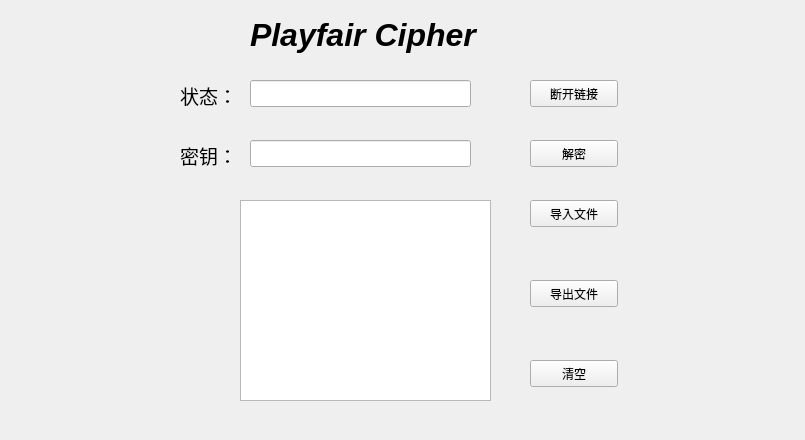
<?xml version="1.0" encoding="UTF-8"?>
<ui version="4.0">
 <class>Playfair_jia</class>
 <widget class="QWidget" name="Playfair_jia">
  <property name="geometry">
   <rect>
    <x>0</x>
    <y>0</y>
    <width>805</width>
    <height>440</height>
   </rect>
  </property>
  <property name="windowTitle">
   <string>Form</string>
  </property>
  <widget class="QLineEdit" name="condition">
   <property name="geometry">
    <rect>
     <x>250</x>
     <y>80</y>
     <width>221</width>
     <height>27</height>
    </rect>
   </property>
  </widget>
  <widget class="QPushButton" name="outFile">
   <property name="geometry">
    <rect>
     <x>530</x>
     <y>280</y>
     <width>88</width>
     <height>27</height>
    </rect>
   </property>
   <property name="text">
    <string>导出文件</string>
   </property>
  </widget>
  <widget class="QTextEdit" name="ciphertext">
   <property name="geometry">
    <rect>
     <x>240</x>
     <y>200</y>
     <width>251</width>
     <height>201</height>
    </rect>
   </property>
   <property name="styleSheet">
    <string notr="true">font: 13pt &quot;Cantarell&quot;;</string>
   </property>
  </widget>
  <widget class="QPushButton" name="inFile">
   <property name="geometry">
    <rect>
     <x>530</x>
     <y>200</y>
     <width>88</width>
     <height>27</height>
    </rect>
   </property>
   <property name="text">
    <string>导入文件</string>
   </property>
  </widget>
  <widget class="QPushButton" name="decrption">
   <property name="geometry">
    <rect>
     <x>530</x>
     <y>140</y>
     <width>88</width>
     <height>27</height>
    </rect>
   </property>
   <property name="text">
    <string>解密</string>
   </property>
  </widget>
  <widget class="QLineEdit" name="keyword">
   <property name="geometry">
    <rect>
     <x>250</x>
     <y>140</y>
     <width>221</width>
     <height>27</height>
    </rect>
   </property>
  </widget>
  <widget class="QPushButton" name="zero">
   <property name="geometry">
    <rect>
     <x>530</x>
     <y>360</y>
     <width>88</width>
     <height>27</height>
    </rect>
   </property>
   <property name="text">
    <string>清空</string>
   </property>
  </widget>
  <widget class="QLabel" name="label_2">
   <property name="geometry">
    <rect>
     <x>180</x>
     <y>80</y>
     <width>61</width>
     <height>31</height>
    </rect>
   </property>
   <property name="text">
    <string>&lt;html&gt;&lt;head/&gt;&lt;body&gt;&lt;p&gt;&lt;span style=&quot; font-size:14pt;&quot;&gt;状态：&lt;/span&gt;&lt;/p&gt;&lt;/body&gt;&lt;/html&gt;</string>
   </property>
  </widget>
  <widget class="QLabel" name="label_3">
   <property name="geometry">
    <rect>
     <x>180</x>
     <y>140</y>
     <width>67</width>
     <height>31</height>
    </rect>
   </property>
   <property name="text">
    <string>&lt;html&gt;&lt;head/&gt;&lt;body&gt;&lt;p&gt;&lt;span style=&quot; font-size:14pt;&quot;&gt;密钥：&lt;/span&gt;&lt;/p&gt;&lt;/body&gt;&lt;/html&gt;</string>
   </property>
  </widget>
  <widget class="QLabel" name="label">
   <property name="geometry">
    <rect>
     <x>250</x>
     <y>10</y>
     <width>251</width>
     <height>51</height>
    </rect>
   </property>
   <property name="text">
    <string>&lt;html&gt;&lt;head/&gt;&lt;body&gt;&lt;p&gt;&lt;span style=&quot; font-size:24pt; font-weight:600; font-style:italic;&quot;&gt;Playfair Cipher&lt;/span&gt;&lt;/p&gt;&lt;/body&gt;&lt;/html&gt;</string>
   </property>
  </widget>
  <widget class="QPushButton" name="cut">
   <property name="geometry">
    <rect>
     <x>530</x>
     <y>80</y>
     <width>88</width>
     <height>27</height>
    </rect>
   </property>
   <property name="text">
    <string>断开链接</string>
   </property>
  </widget>
 </widget>
 <resources/>
 <connections/>
</ui>
